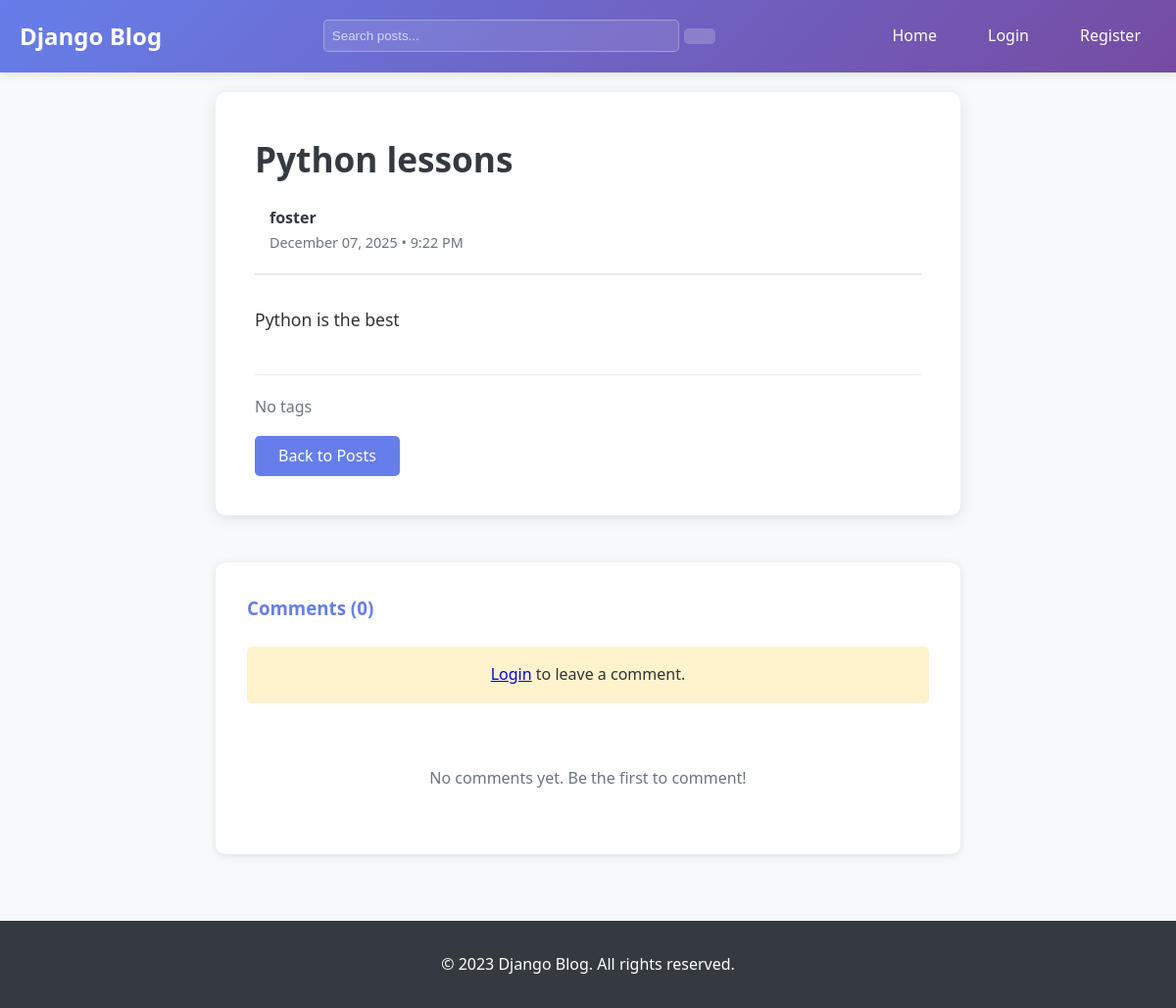
The app's page /post/1/ with its own data.
### blog/models.py (models this page shows, shortened)
class Post(models.Model):
    title = models.CharField(max_length=200)
    content = models.TextField()
    published_date = models.DateTimeField(default=timezone.now)
    author = models.ForeignKey(User, on_delete=models.CASCADE)
    updated_date = models.DateTimeField(auto_now=True)
    tags = models.ManyToManyField('Tag', related_name='posts', blank=True)
    taggit_tags = TaggableManager(blank=True, related_name='tagged_posts')  # django-taggit integration
    class Meta:
        ordering = ['-published_date']

### blog/views.py (the view)
# urls.py: path('post/<int:pk>/', views.PostDetailView.as_view(), name='post_detail'),
class PostDetailView(DetailView):
    model = Post
    template_name = 'blog/post_detail.html'
    context_object_name = 'post'
    def get_context_data(self, **kwargs):
        context = super().get_context_data(**kwargs)
        context['comments'] = self.object.comments.all()
        context['comment_form'] = CommentForm()
        return context

### blog/forms.py (shortened to what this page needs)
class CommentForm(forms.ModelForm):
    class Meta:
        model = Comment
        fields = ['content']
        widgets = {
            'content': forms.Textarea(attrs={
                'class': 'form-control',
                'placeholder': 'Write your comment here...',
                'rows': 4
            }),
        }
        labels = {
            'content': 'Comment'
        }

### blog/templates/blog/post_detail.html (shortened to what this page needs)
{% extends 'blog/base.html' %}
{% block content %}
<div class="post-detail-container">
  <article class="post-detail">
    <div class="post-header">
      <h1 class="post-title">{{ post.title }}</h1>
      <div class="post-meta-detail">
        <div class="author-info">
          <div class="author-details">
            <strong>{{ post.author.username }}</strong>
            <span class="post-date"
              >{{ post.published_date|date:"F d, Y • g:i A" }}</span
            >
          </div>
        </div>
      </div>
    </div>
    <div class="post-content">{{ post.content|linebreaks }}</div>
    <div class="post-footer">
      <div class="post-tags">
        {% if post.tags.all %}
          {% for tag in post.tags.all %}
          <a href="{% url 'posts_by_tag' tag.name %}" class="tag">
            <i class="fas fa-tag"></i> {{ tag.name }}
          </a>
          {% endfor %}
        {% else %}
          <span class="text-muted">No tags</span>
        {% endif %}
      </div>
      <div class="navigation-buttons">
        <a href="{% url 'post_list' %}" class="btn">
           Back to Posts
        </a>
      </div>
    </div>
  </article>
  <div class="comments-section">
    <h3> Comments ({{ comments.count }})</h3>
    {% if user.is_authenticated %}
    <div class="comment-form-container">
      <h4>Add a Comment</h4>
      <form method="post" action="{% url 'add_comment' post.pk %}">
        {% csrf_token %}
        {{ comment_form.content }}
        {% if comment_form.content.errors %}
        <div class="error-list">
          {% for error in comment_form.content.errors %}
          <span class="error">{{ error }}</span>
          {% endfor %}
        </div>
        {% endif %}
        <button type="submit" class="btn btn-primary">
          <i class="fas fa-paper-plane"></i> Post Comment
        </button>
      </form>
    </div>
    {% else %}
    <p class="login-prompt">
      <a href="{% url 'login' %}">Login</a> to leave a comment.
    </p>
    {% endif %}
    <div class="comments-list">
      {% for comment in comments %}
      <div class="comment">
        <div class="comment-header">
          <div class="comment-author">
            <i class="fas fa-user-circle"></i>
            <strong>{{ comment.author.username }}</strong>
          </div>
          <div class="comment-meta">
            <span class="comment-date">{{ comment.created_at|date:"F d, Y • g:i A" }}</span>
            {% if comment.created_at != comment.updated_at %}
            <span class="comment-edited">(edited)</span>
            {% endif %}
          </div>
        </div>
        <div class="comment-content">{{ comment.content|linebreaks }}</div>
        {% if user == comment.author %}
        <div class="comment-actions">
          <a href="{% url 'comment_edit' comment.pk %}" class="btn-link">
            <i class="fas fa-edit"></i> Edit
          </a>
          <a href="{% url 'comment_delete' comment.pk %}" class="btn-link text-danger">
            <i class="fas fa-trash"></i> Delete
          </a>
        </div>
        {% endif %}
      </div>
      {% empty %}
      <p class="no-comments">No comments yet. Be the first to comment!</p>
      {% endfor %}
    </div>
  </div>
</div>
{% endblock %}

### blog/static/blog/css/style.css (style rules this page uses)
* { margin: 0; padding: 0; box-sizing: border-box; }
body { font-family: 'Segoe UI', Tahoma, Geneva, Verdana, sans-serif; line-height: 1.6; color: #333; background-color: #f8f9fa; }
.btn { display: inline-block; padding: 0.5rem 1.5rem; background: #667eea; color: white; text-decoration: none; border-radius: 5px; border: none; cursor: pointer; transition: background-color 0.3s; }
.post-title { margin: 0 0 10px 0; font-size: 1.4rem; }
.post-detail-container { max-width: 800px; margin: 0 auto; padding: 20px; }
.post-detail { background: white; border-radius: 10px; box-shadow: 0 3px 15px rgba(0, 0, 0, 0.1); padding: 40px; }
.post-header { margin-bottom: 30px; padding-bottom: 20px; border-bottom: 2px solid #e9ecef; }
.post-title { font-size: 2.2rem; margin-bottom: 20px; color: #343a40; }
.post-meta-detail { display: flex; justify-content: space-between; align-items: center; flex-wrap: wrap; gap: 20px; }
.author-info { display: flex; align-items: center; gap: 15px; }
.author-details { display: flex; flex-direction: column; }
.author-details strong { color: #343a40; }
.post-date, .updated-date { font-size: 0.9rem; color: #6c757d; }
.post-content { font-size: 1.1rem; line-height: 1.8; margin-bottom: 40px; }
.post-content p { margin-bottom: 1.5rem; }
.post-footer { padding-top: 20px; border-top: 1px solid #e9ecef; }
.post-tags { display: flex; gap: 10px; margin-bottom: 20px; }
.navigation-buttons { display: flex; gap: 10px; flex-wrap: wrap; }
.text-muted { color: #6c757d !important; }
.comments-section { margin-top: 3rem; padding: 2rem; background: white; border-radius: 10px; box-shadow: 0 2px 10px rgba(0, 0, 0, 0.1); }
.comments-section h3 { margin-bottom: 1.5rem; color: #667eea; }
.comments-list { margin-top: 2rem; }
.no-comments { text-align: center; color: #6c757d; padding: 2rem; }
.login-prompt { text-align: center; padding: 1rem; background: #fff3cd; border-radius: 5px; margin-bottom: 2rem; }
.post-tags { display: flex; flex-wrap: wrap; gap: 0.5rem; margin-bottom: 1rem; }

### records on screen
Post: title "Python lessons", author.username "foster", published_date "December 07, 2025 • 9:22 PM", content "Python is the best", count "0"
